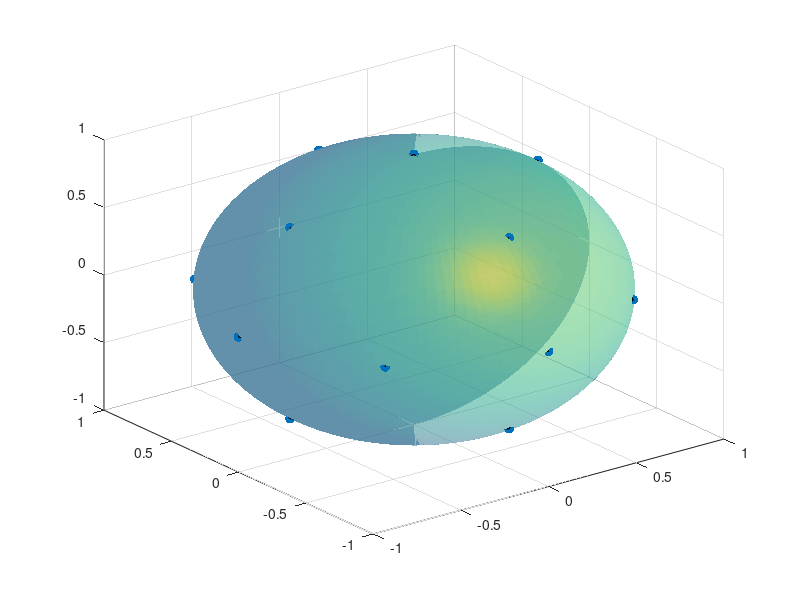
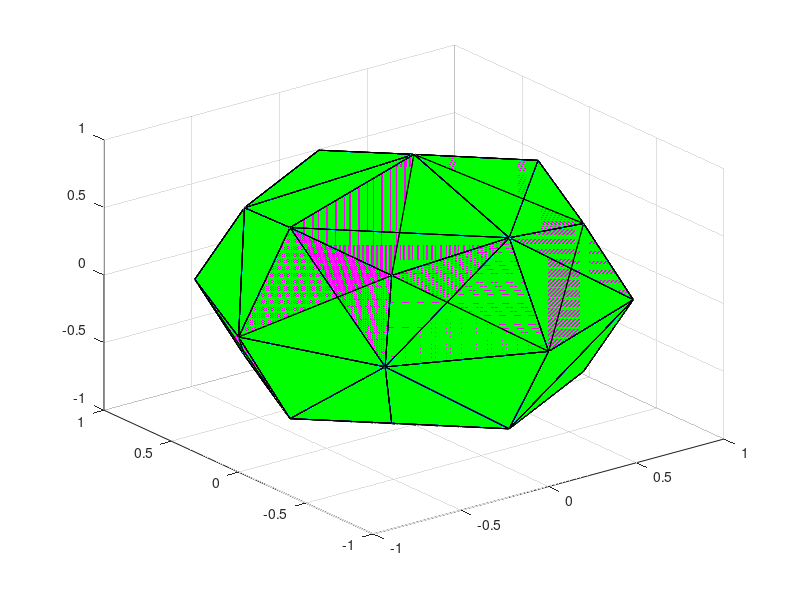

These figures' MATLAB source, in order:
a = (2-sqrt(2))*0.5;
b = 1-2*a;
c = sqrt(2) - 2*a-2*b;
dia1 = 1/(2*a+2*b+c);
dia2 = dia1;
% dia2 = 1/(2*a+2*b);
dia3 = 1/(2*a+3*b+2*c);

P = [...
    1 0 0;...
    0 1 0;...
    0 0 1;...
    dia1 dia1 0;...
    dia1 0 dia1; ...
    0 dia2 dia2;...
    dia3 dia3 dia3;...
    -1 0 0;...
    0 -1 0;...
    0 0 -1;...
    -dia1 dia1 0;...
    -dia1 0 dia1; ...
    0 -dia2 dia2;...
    -dia3 dia3 dia3;...
    dia1 -dia1 0;...
    dia1 0 -dia1; ...
    0 dia2 -dia2;...
    dia3 -dia3 dia3;...
    dia3 dia3 -dia3;...
    -dia1 -dia1 0;...
    -dia1 0 -dia1; ...
    0 -dia2 -dia2;...
    dia3 -dia3 -dia3;...
    -dia3 dia3 -dia3;...
    -dia3 -dia3 dia3;...
    -dia3 -dia3 -dia3;...
    ];

[k,vol] = convhulln(P);
P2 = circshift(P',1);
P2 = P2';
[k2,vol2] = convhulln(P2);
P3 = circshift(P2',1);
P3 = P3';
[k3,vol3] = convhulln(P3);

figure(1)
[x y z] = sphere(128);
h = surfl(x, y, z); 
set(h, 'FaceAlpha', 0.5)
shading flat
hold on
scatter3(P(:,1),P(:,2),P(:,3),50,'filled')
trisurf(k,P(:,1),P(:,2),P(:,3),'FaceColor','cyan')
hold off

figure(3)
trisurf(k,P(:,1),P(:,2),P(:,3),'FaceColor','cyan')
hold on
trisurf(k2,P2(:,1),P2(:,2),P2(:,3),'FaceColor','magenta')
trisurf(k2,P3(:,1),P3(:,2),P3(:,3),'FaceColor','green')

